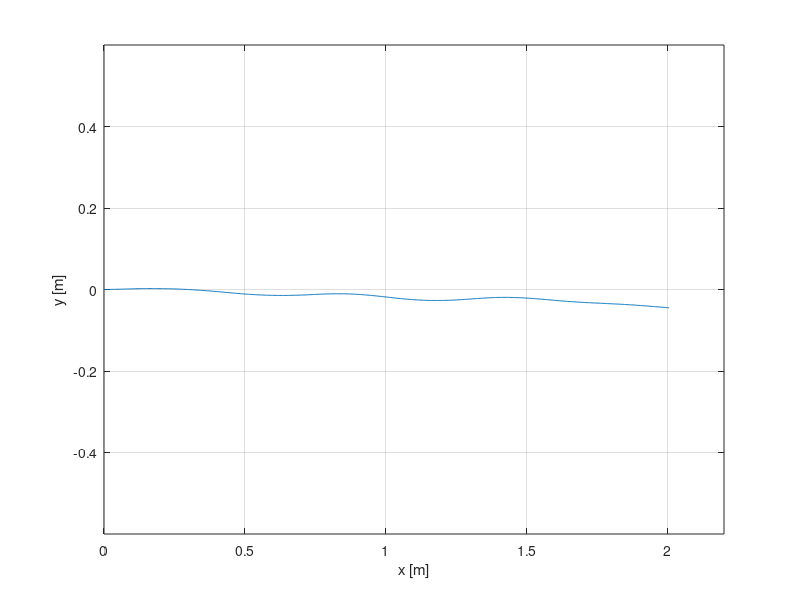
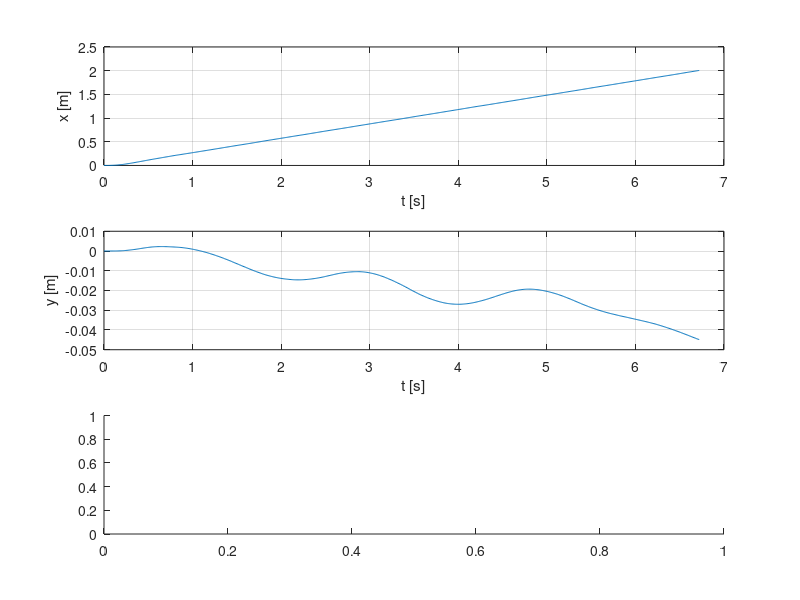

MATLAB code for these plots, in order: (Note: this script raises an error after producing the figures.)
clear all; clc; close all;

data = importdata('logrlf.dat');
t = 0:0.010:(length(data)-1)*0.010;

figure;
plot(data(:,1),data(:,2));
xlabel('x [m]')
ylabel('y [m]')
axis([0 2.2 -0.6 0.6])
grid on;

figure
subplot(3,1,1)
plot(t,data(:,1))
xlabel('t [s]')
ylabel('x [m]')
grid on;
subplot(3,1,2)
plot(t,data(:,2))
xlabel('t [s]')
ylabel('y [m]')
grid on;
subplot(3,1,3)
plot(t,wrapToPi(data(:,3)))
xlabel('t [s]')
ylabel('\theta [rad]')
grid on;